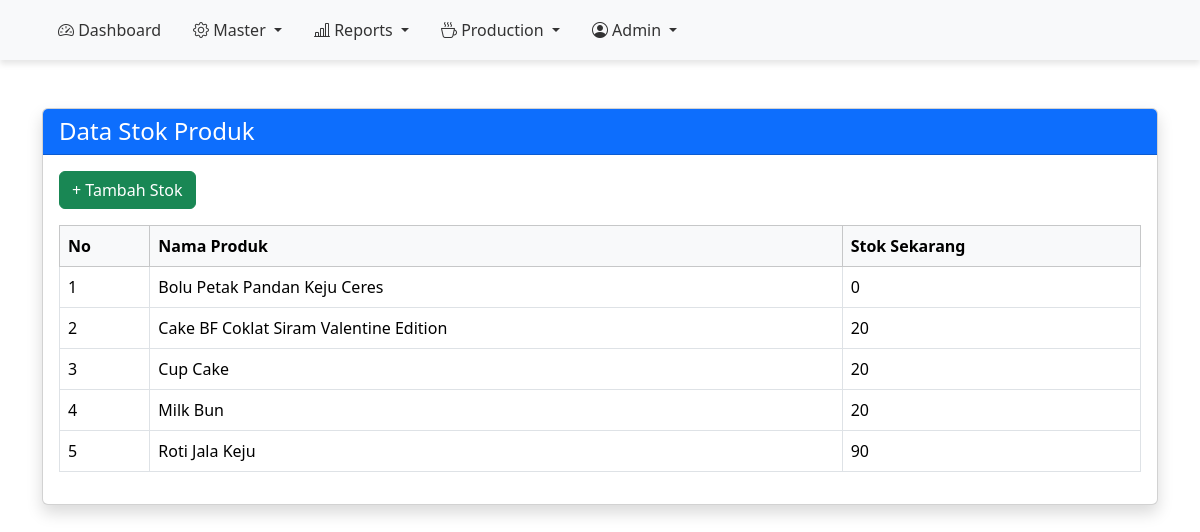
Page /Admin/product-stock.php (signed in) on the earlier database version.
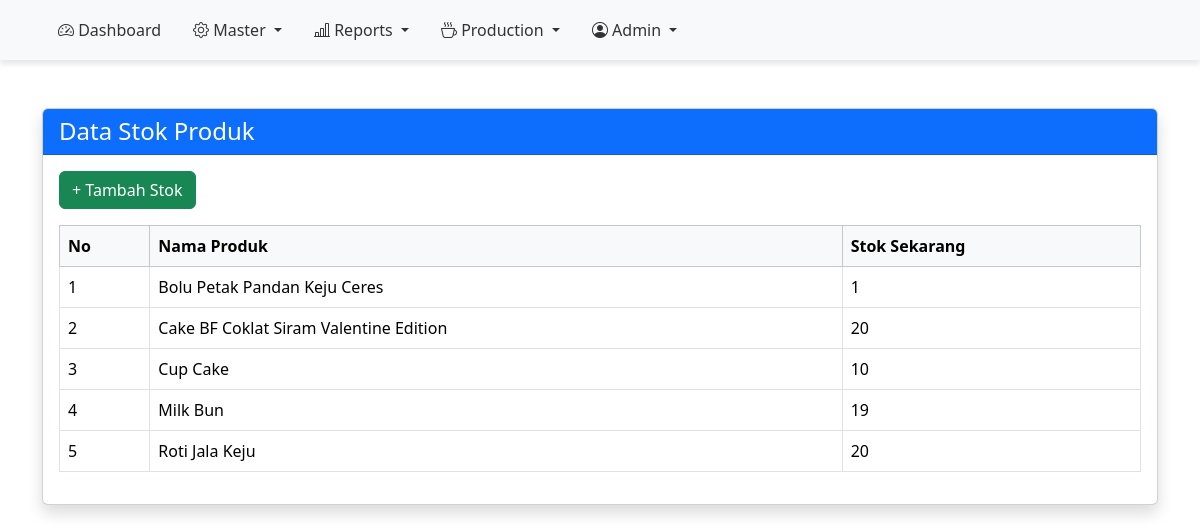
Same page on the later database version.
### Admin/product-stock.php (the view, shortened to what this page needs)
<?php
include '../config.php';
$result = mysqli_query($conn, "SELECT * FROM `bo-product`");
?>
<!DOCTYPE html>
<html lang="id">
<head>
    <link href="https://cdn.jsdelivr.net/npm/bootstrap@5.3.2/dist/css/bootstrap.min.css" rel="stylesheet">
</head>
<body>
    <?php include "../Layout/sidebar.php"; ?>
    <div class="container mt-5">
        <div class="card shadow">
            <div class="card-header bg-primary text-white">
                <h4 class="mb-0">Data Stok Produk</h4>
            </div>
            <div class="card-body">
                <a href="tambah-stock.php" class="btn btn-success mb-3">+ Tambah Stok</a>
                <table class="table table-bordered">
                    <thead class="table-light">
                        <tr>
                            <th>No</th>
                            <th>Nama Produk</th>
                            <th>Stok Sekarang</th>
                        </tr>
                    </thead>
                    <tbody>
                        <?php
                        $no = 1;
                        while ($row = mysqli_fetch_assoc($result)) : ?>
                            <tr>
                                <td><?= $no++ ?></td>
                                <td><?= $row['name_product'] ?></td>
                                <td><?= $row['stock_product'] ?></td>
                            </tr>
                        <?php endwhile; ?>
                    </tbody>
                </table>
            </div>
        </div>
    </div>
</body>
</html>

Differences in the rows shown:
changed bo-product "Bolu Petak Pandan Keju Ceres": stock_product "0" → "1"
changed bo-product "Cup Cake": stock_product "20" → "10"
changed bo-product "Milk Bun": stock_product "20" → "19"
changed bo-product "Roti Jala Keju": stock_product "90" → "20"
